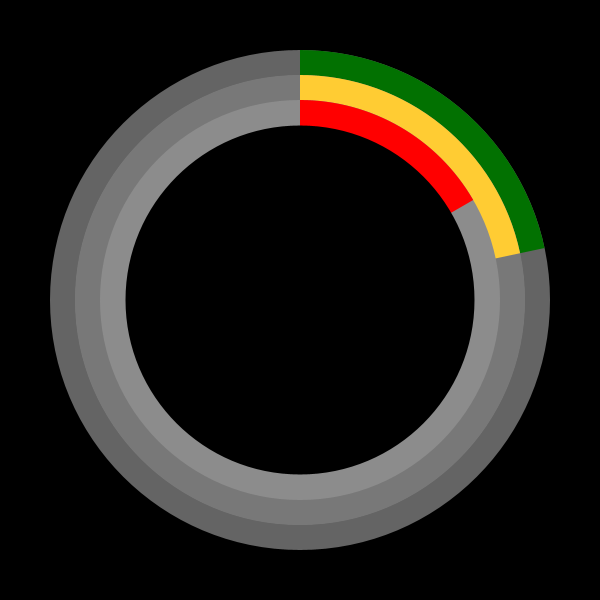
Frame 1 (no input)
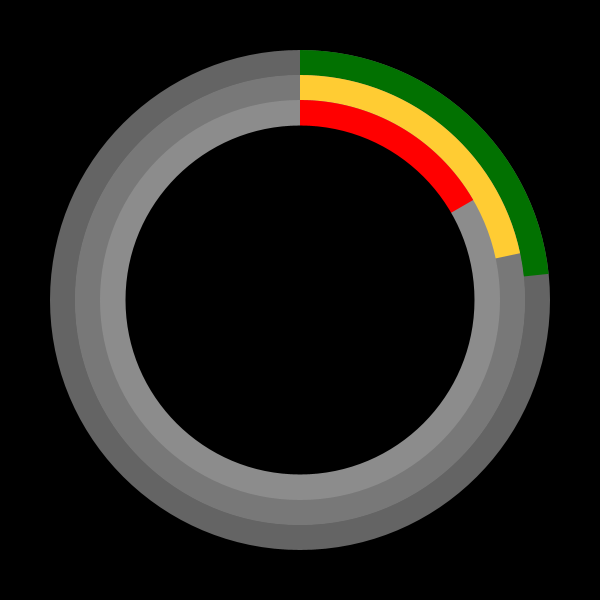
Frame 60 (the mouse pressed at the canvas centre just before this capture)
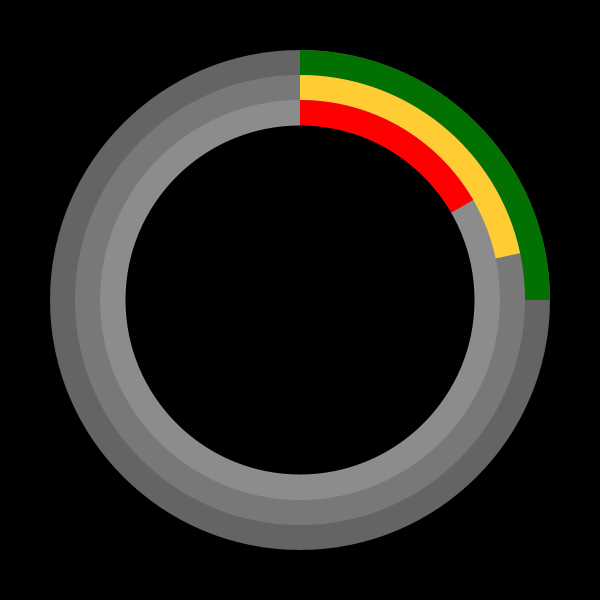
Frame 120 (the mouse held since frame 60 and released just before this capture)

The Processing sketch that drew these frames (run headless with seeded random() and noise(); from frame 60 on, the mouse is pressed at the canvas centre):

// Processing sketch: processing_67330
// ── processing_67330.pde

int second;  
int minute;  
int hour;    

void setup()
{
  size(600, 600);
  smooth();
  noStroke();
}
 
void draw() {
  background(0);
  
  second = second();  
  minute = minute();  
  hour = hour(); 
  
 fill(100);
  ellipse(width/2, height/2, 500,500);
  fill(#027101);
  arc(width/2, height/2, 500,500, PI+PI/2 ,PI+PI/2 + radians(second)/60*360);
  fill(150);
  ellipse(width/2, height/2, 449,449);
  fill(120);
  ellipse(width/2, height/2, 450,450);
  fill(#ffcc33);
  arc(width/2, height/2, 450,450, PI+PI/2 ,PI+PI/2 + radians(minute)/60*360);
  fill(#A74CCB);
  ellipse(width/2, height/2, 339,339);
  fill(140);
  ellipse(width/2, height/2, 400,400);
  fill(255,0,0);
  arc(width/2, height/2, 400,400, PI+PI/2 ,PI+PI/2 + radians(hour)/24*360);
  fill(0);
  ellipse(width/2, height/2, 349,349);
}
